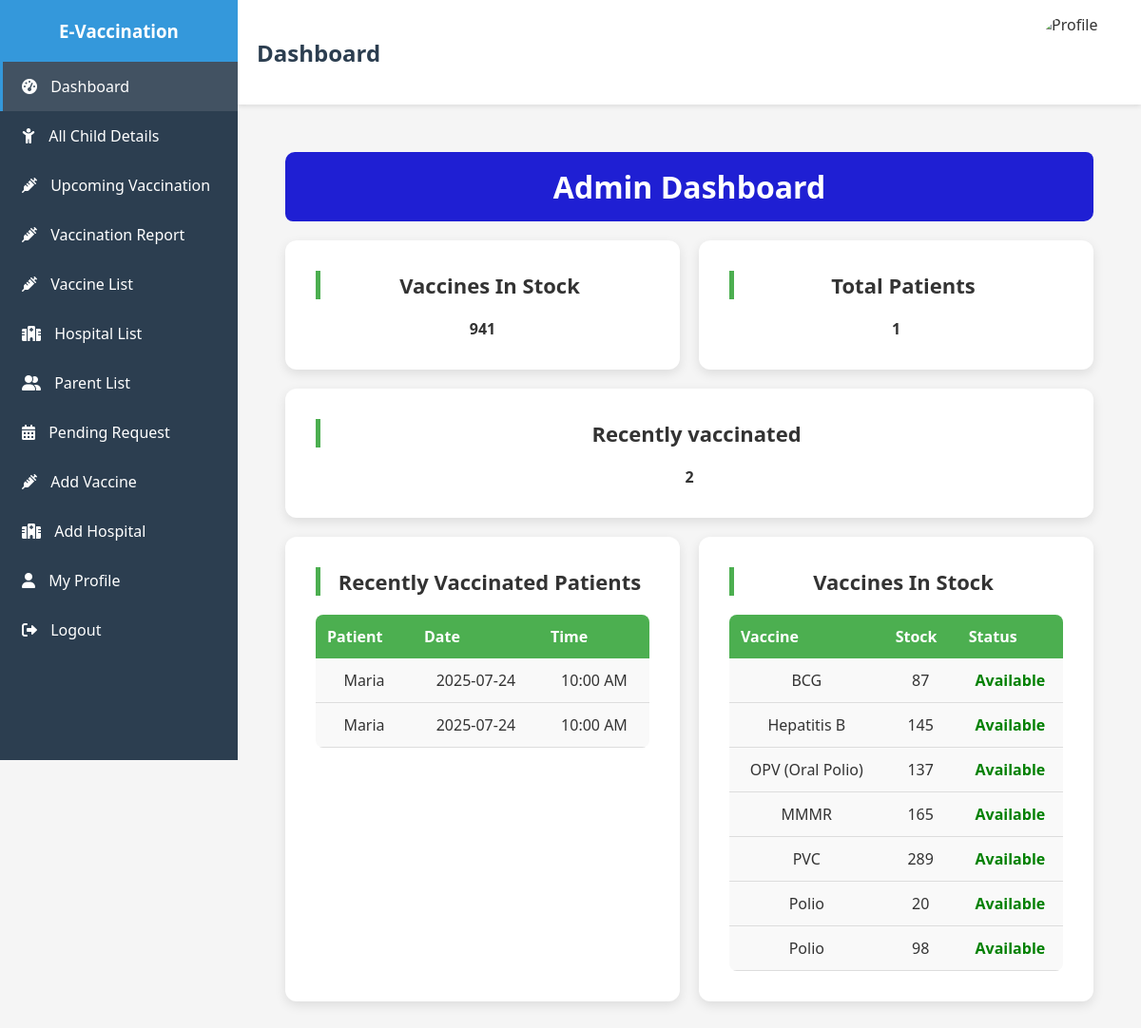
Screenshot of /admin.php (signed in) with the database file from the repository.
### tables this page shows
CREATE TABLE `vaccines` (
  `id` int(11) NOT NULL,
  `vaccine_name` varchar(55) DEFAULT NULL,
  `disease_prevented` varchar(100) DEFAULT NULL,
  `recommended_age` int(11) NOT NULL,
  `quantity` int(11) NOT NULL,
  `hospital_id` int(11) DEFAULT NULL
);

### admin.php (the view, shortened to what this page needs)
<!DOCTYPE html>
<html lang="en">
<head>
    <link rel="stylesheet" href="style.css">
    <link rel="stylesheet" href="https://cdnjs.cloudflare.com/ajax/libs/font-awesome/6.0.0-beta3/css/all.min.css">
    <link rel="stylesheet" href="admin.css">
</head>
<body>
    <div class="container">
        <div class="sidebar">
            <div class="sidebar-header">
                <h3>E-Vaccination</h3>
            </div>
            <ul class="sidebar-menu">
                <li class="active" data-section="dashboard-section">
                    <a href="#">
                        <i class="fas fa-tachometer-alt"></i>
                        <span>Dashboard</span>
                    </a>
                </li>
                <li data-section="children-section">
                    <a href="#">
                        <i class="fas fa-child"></i>
                        <span>All Child Details</span>
                    </a>
                </li>
                <li data-section="upcoming-vaccination">
                    <a href="#">
                        <i class="fas fa-syringe"></i>
                        <span>Upcoming Vaccination</span>
                    </a>
                </li>
                <li data-section="vaccination-report">
                    <a href="#">
                        <i class="fas fa-syringe"></i>
                        <span>Vaccination Report</span>
                    </a>
                </li>
                <li data-section="vaccine-list">
                    <a href="#">
                        <i class="fas fa-syringe"></i>
                        <span>Vaccine List</span>
                    </a>
                </li>
                <li data-section="hospital-list">
                    <a href="#">
                        <i class="fas fa-hospital"></i>
                        <span>Hospital List</span>
                    </a>
                </li>
                <li data-section="parent-list">
                    <a href="#">
                        <i class="fas fa-user-friends"></i>
                        <span>Parent List</span>
                    </a>
                </li>
                <li data-section="pending-request">
                    <a href="#">
                        <i class="fas fa-calendar-alt"></i>
                        <span>Pending Request</span>
                    </a>
                </li>
                <li data-section="add-vaccine">
                    <a href="#">
                        <i class="fas fa-syringe"></i>
                        <span>Add Vaccine</span>
                    </a>
                </li>
                <li data-section="add-hospital">
                    <a href="#">
                        <i class="fas fa-hospital"></i>
                        <span>Add Hospital</span>
                    </a>
                </li>
                <li data-section="my-profile">
                    <a href="my-profile">
                        <i class="fas fa-user"></i>
                        <span>My Profile</span>
                    </a>
                </li>
                <li>
                    <a href="index.html">
                        <i class="fas fa-sign-out-alt"></i>
                        <span>Logout</span>
                    </a>
                </li>
            </ul>
        </div>
        <div class="main-content">
            <div class="header">
                <div class="header-left">
                    <h2 id="pageTitle">Dashboard</h2>
                </div>
                <div class="header-right">
                    <div class="user-profile" id="userProfile">
                        <?php
                        $admin_image = 'uploads/default.jpg';
                        ?>
                        <img src="<?= htmlspecialchars($admin_image) ?>" alt="Profile" style="border-radius: 50%; height:80px;width:80px;">
                    </div>
                </div>
            </div>
            <div class="content">
                <div class="content-section active" id="dashboard-section">
                    <h1>Admin Dashboard</h1>
                    <div class="admin-content-1">
                        <div class="content-1">
                            <h2>Vaccines In Stock</h2>
                            <p>
                                <?php
                                include('db.php');
                                $stockQuery = "SELECT SUM(quantity) AS total_stock FROM vaccines";
                                $stockResult = mysqli_query($conn, $stockQuery);
                                $stockRow = mysqli_fetch_assoc($stockResult);
                                echo $stockRow['total_stock'] ?? 0;
                                ?>
                            </p>
                        </div>
                        <div class="content-1">
                            <h2>Total Patients</h2>
                            <p>
                                <?php
                                $patientQuery = "SELECT COUNT(DISTINCT child_id) AS total_patients FROM appointments WHERE status = 'Approved'";
                                $patientResult = mysqli_query($conn, $patientQuery);
                                if (!$patientResult) {
                                    echo '<span style="color:red">SQL Error: ' . mysqli_error($conn) . '</span>';
                                } else {
                                    $patientRow = mysqli_fetch_assoc($patientResult);
                                    echo $patientRow['total_patients'] ?? 0;
                                }
                                ?>
                            </p>
                        </div>
                        <div class="content-1">
                            <h2>Recently vaccinated</h2>
                            <p>
                                <?php
                                include('db.php');
                                $recentCountQuery = "SELECT COUNT(*) as cnt FROM (SELECT a.id FROM appointments a WHERE a.status = 'Approved' ORDER BY a.appointment_date DESC, a.id DESC LIMIT 5) as recent";
                                $recentCountResult = mysqli_query($conn, $recentCountQuery);
                                if ($recentCountResult) {
                                    $recentCountRow = mysqli_fetch_assoc($recentCountResult);
                                    echo $recentCountRow['cnt'] ?? 0;
                                } else {
                                    echo '0';
                                }
                                ?>
                            </p>
                        </div>
                    </div>
                    <div class="admin-content-2">
                        <div class="content-1">
                            <h2>Recently Vaccinated Patients</h2>
                            <form action="#" method="post">
                                <table>
                                    <thead>
                                        <tr>
                                            <td>Patient</td>
                                            <td>Date</td>
                                            <td>Time</td>
                                        </tr>
                                    </thead>
                                    <tbody>
                                        <?php
                                        include('db.php');
                                        $recentQuery = "SELECT a.appointment_date, a.time_slot, c.name as child_name FROM appointments a JOIN children c ON a.child_id = c.id WHERE a.status = 'Approved' ORDER BY a.appointment_date DESC, a.id DESC LIMIT 5";
                                        $recentResult = mysqli_query($conn, $recentQuery);
                                        if ($recentResult && mysqli_num_rows($recentResult) > 0) {
                                            while ($row = mysqli_fetch_assoc($recentResult)) {
                                                echo '<tr>';
                                                echo '<td data-label="Child Name">' . htmlspecialchars($row['child_name']) . '</td>';
                                                echo '<td data-label="Appointment Date">' . htmlspecialchars($row['appointment_date']) . '</td>';
                                                echo '<td data-label="Time Slot">' . htmlspecialchars($row['time_slot']) . '</td>';
                                                echo '</tr>';
                                            }
                                        } else {
                                            echo '<tr><td colspan="3">No recently vaccinated patients.</td></tr>';
                                        }
                                        ?>
                                    </tbody>
                                </table>
                            </form>
                        </div>
                        <div class="content-1">
                            <h2>Vaccines In Stock</h2>
                            <form action="#" method="post">
                                <table>
                                    <thead>
                                        <tr>
                                            <td>Vaccine</td>
                                            <td>Stock</td>
                                            <td>Status</td>
                                        </tr>
                                    </thead>
                                    <tbody>
                                        <?php
                                        include('db.php');
                                        $query = "SELECT vaccine_name, quantity FROM vaccines";
                                        $result = mysqli_query($conn, $query);
                                        if ($result && mysqli_num_rows($result) > 0) {
                                            while ($row = mysqli_fetch_assoc($result)) {
                                                $status = $row['quantity'] < 5 ? 'Low Stock' : 'Available';
                                                $color = $row['quantity'] < 5 ? 'red' : 'green';
                                                echo "<tr>";
                                                echo '<td data-label="Vaccine Name">' . htmlspecialchars($row['vaccine_name']) . '</td>';
                                                echo '<td data-label="Quantity">' . htmlspecialchars($row['quantity']) . '</td>';
                                                echo '<td data-label="Status" style="color: ' . $color . '; font-weight: bold;">' . htmlspecialchars($status) . '</td>';
                                                echo "</tr>";
                                            }
                                        } else {
                                            echo "<tr><td colspan='3'>No vaccine data found.</td></tr>";
                                        }
                                        ?>
                                    </tbody>
                                </table>
                            </form>
                        </div>
                    </div>
                </div>
            </div>
        </div>
    </div>
</body>
</html>

### style.css (style rules this page uses)
:root { --primary-color: #3498db; --secondary-color: #2980b9; --success-color: #2ecc71; --danger-color: #e74c3c; --warning-color: #f39c12; --light-color: #ecf0f1; --dark-color: #2c3e50; --gray-color: #95a5a6; }
* { margin: 0; padding: 0; box-sizing: border-box; font-family: 'Segoe UI', Tahoma, Geneva, Verdana, sans-serif; }
body { background-color: #f5f5f5; color: #333; overflow-x: hidden; }
.container { display: flex; min-height: 100vh; position: relative; }
.sidebar { width: 250px; background-color: var(--dark-color); color: white; position: fixed; height: 100vh; overflow-y: auto; transition: all 0.3s; z-index: 1000; }
.container { display: flex; min-height: 100vh; }
.sidebar { width: 250px; background-color: var(--dark-color); color: white; transition: all 0.3s; position: fixed; height: 100vh; overflow-y: auto; }
.sidebar-header { padding: 20px; background-color: var(--primary-color); text-align: center; }
.sidebar-menu { padding: 0; list-style: none; }
.sidebar-menu li { position: relative; }
.sidebar-menu li a { display: block; padding: 15px 20px; color: white; text-decoration: none; transition: all 0.3s; border-left: 3px solid transparent; }
.sidebar-menu li a i { margin-right: 10px; }
.sidebar-menu li.active a { background-color: rgba(255, 255, 255, 0.1); border-left: 3px solid var(--primary-color); }
.main-content { flex: 1; margin-left: 250px; transition: all 0.3s; }
.header { display: flex; justify-content: space-between; align-items: center; padding: 15px 20px; background-color: white; box-shadow: 0 2px 5px rgba(0, 0, 0, 0.1); position: sticky; top: 0; z-index: 100; }
.header-left h2 { color: var(--dark-color); }
.header-right { display: flex; align-items: center; }
.user-profile { display: flex; align-items: center; cursor: pointer; position: relative; }
.user-profile img { width: 40px; height: 40px; border-radius: 50%; margin-right: 10px; }
.content { padding: 20px; }

### admin.css (style rules this page uses)
.content-section { display: none; }
.content-section.active { display: block; }
h1 { background-color: rgb(31, 31, 211); text-align: center; padding: 15px; color: white; border-radius: 10px 8px; font-size: 2rem; word-wrap: break-word; }
#dashboard-section { display: flex; flex-direction: column; gap: 20px; padding: 30px; }
.admin-content-1, .admin-content-2 { display: flex; flex-wrap: wrap; justify-content: space-around; text-align: center; margin-top: 20px; gap: 20px; }
.content-1 { flex: 1 1 300px; padding: 2rem; background-color: #ffffff; border-radius: 12px; box-shadow: 0 4px 12px rgba(0, 0, 0, 0.1); font-family: 'Segoe UI', Tahoma, Geneva, Verdana, sans-serif; animation: fadeInUp 0.6s ease-out; transition: ease-in-out .7s; }
.content-1 p { font-weight: bolder; }
.content-1 h2 { font-size: 22px; margin-bottom: 20px; color: #333; border-left: 5px solid #4caf50; padding-left: 10px; }
.content-1 table { width: 100%; border-collapse: collapse; background-color: #f9f9f9; border-radius: 8px; overflow: hidden; }
.content-1 thead { background-color: #4caf50; color: white; }
.content-1 thead td { padding: 12px; font-weight: bold; text-align: left; }
.content-1 tbody td { padding: 12px; border-bottom: 1px solid #ddd; }

### rows the page displays
vaccines: vaccine_name "BCG", quantity "87", quantity "Available"
vaccines: vaccine_name "Hepatitis B", quantity "145", quantity "Available"
vaccines: vaccine_name "OPV (Oral Polio)", quantity "137", quantity "Available"
vaccines: vaccine_name "MMMR", quantity "165", quantity "Available"
vaccines: vaccine_name "PVC", quantity "289", quantity "Available"
vaccines: vaccine_name "Polio", quantity "20", quantity "Available"
vaccines: vaccine_name "Polio", quantity "98", quantity "Available"

### other values shown
$stockRow['total_stock'] "941"
$patientRow['total_patients'] "1"
$recentCountRow['cnt'] "2"
$row['child_name'] "Maria"
$row['appointment_date'] "2025-07-24"
$row['time_slot'] "10:00 AM"
